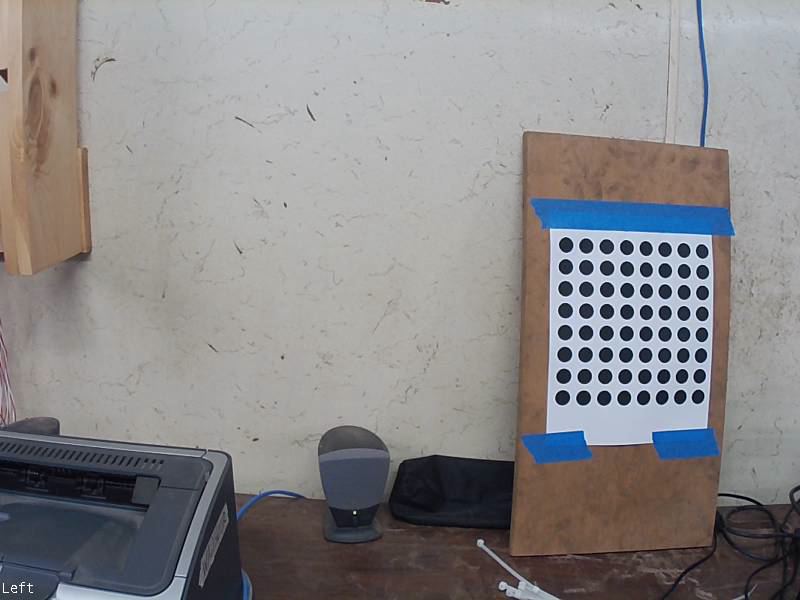
#> input picture test images/2019-10-18 stereo cal images/left/left-00001.png, 800 x 600 px, found by its file name
$ python mono_calibrator.py
#> lines starting #> are read from the running program, lines starting #| are printed output that depends on the picture
#!/usr/bin/python3
import logging
logger = logging.getLogger(__name__)
logger.debug('Importing')
import cv2
import numpy as np
logger.debug('Done')

class MonoCalibrator:
    def __init__(self, calPatternDims=(8, 8), calDotSpacingMm=(25.877, 25.877), detector=None):
        """
        calPatternDims : (int, int) - the rows,cols indicating the number of dots on the target
        calDotSpacingMm : (float,float) - in x,y, the number of millimeters between dots in x and y
        detector : a cv2.SimpleBlobDetector, or None for the default
        """
#> called with calPatternDims = (8, 8), calDotSpacingMm = (25.88, 25.88)
        if detector is None:
            self._calTargetDotDetector = self.makeDetector()
        else:
            self._calTargetDotDetector = detector

        # Set up the calibration pattern
        self._calPatternDims = calPatternDims
        # self._calPatternDims = (24, 48)  # in dots, row,col
        self._calDotSpacingMm = calDotSpacingMm
        # self._calDotSpacingMm = (25.4, 25.4)  # in mm, x,y
        self._IMAGE_SIZE = (800,600)  # in px, x,y
        self._SENSOR_DIMS = (4*0.707107,4*0.707107)  # in mm, row,col
        self._cal3spacePattern = [] #[(x,y), ...]
        # OpenCV coordinate convention: x+ rightward, y+ downward, z+ out away from camera.
        for y in range(0, self._calPatternDims[0]):
            for x in range(0, self._calPatternDims[1]):
                self._cal3spacePattern += [(x * self._calDotSpacingMm[0], y * self._calDotSpacingMm[1], 0)]
        # logger.debug("self._cal3spacePattern: " + repr(self._cal3spacePattern))

    def makeDetector(self):
        # Setup SimpleBlobDetector parameters.
        parms = cv2.SimpleBlobDetector_Params()

        # Change thresholds
        parms.minThreshold = 0;
        parms.maxThreshold = 128;

        # Filter by Area.
        parms.filterByArea = True
        parms.minArea = 5

        # Filter by Circularity
        parms.filterByCircularity = True
        parms.minCircularity = 0.25

        # Filter by Convexity
        parms.filterByConvexity = False
        parms.minConvexity = 0.9
        parms.maxConvexity = 1

        # Filter by Inertia
        parms.filterByInertia = True
        parms.minInertiaRatio = 0.5

        # logger.debug("Orig minDistBetweenBlobs: " + str(parms.minDistBetweenBlobs))
        parms.minDistBetweenBlobs = 5
        parms.blobColor = 0

        # Create a detector with the parameters
        return cv2.SimpleBlobDetector_create(parms)

    def findCameraCalibration(self, image_paths):
        """
        image_paths : list of image file paths
        return : cameraMatrix,distCoeffs if successful, or None,None if not
        """
        allPointsIn3space, allPointsInImages = self._findPointVectors(image_paths)
        if len(allPointsIn3space) > 0:
            # logger.debug("np.array(allPointsIn3space) = " + repr(np.array(allPointsIn3space)))
            allPointsIn3space = np.array(allPointsIn3space, dtype=np.float32)
            # logger.debug("allPointsIn3space = " + str(allPointsIn3space))
            # logger.debug("allPointsInImages = " + str(allPointsInImages))
            found,cameraMatrix,distCoeffs,rvecs,tvecs = cv2.calibrateCamera(allPointsIn3space, allPointsInImages, self._IMAGE_SIZE, None, None)

            # [10 lines of commented-out code are left out]
            return cameraMatrix,distCoeffs
        else:
            logger.error("Can't find any calibration patterns in any of the supplied images.  Can't compute camera calibration.")
            return None,None

    def drawPointsOnImage(self, image, points, radius = 1, color = (0,0,255), drawNums = False):
        """
        Annotate an image with points for debugging
        image : color opencv image
        points : list of coordinates in image
        radius: int, optional, marker circle size
        color: (b,g,r), opencv color
        drawNums: bool, optional, True to number the points
        """

        i = 0
        for point in points:
            # point is x,y, like : np.array([[697.77185, 396.0037 ]], dtype=float32
            # logger.debug("point: %s"%repr(point))
            cv2.circle(image, tuple(point[0]), radius, color, -1)
            if drawNums:
                cv2.putText(image, '%d'%i, tuple(point[0]), cv2.FONT_HERSHEY_SIMPLEX, 0.33, color)
            i += 1

    def _findPointVectors(self, image_paths, rowCol=False):
        """
        Get the coorinates of the dots on the calibration target

        image_paths : list of N image file paths
        rowCol : true to return points in row,col convention.  False to use x,y convention.
        returns : (<list of N copies of self._cal3spacePattern>, <list of arrays of dot coordinates in images>)
        """
#> called with rowCol = False
        allPointsInImages = []
        allPointsIn3space = []

        first_loop = True
        for image_path in image_paths:
            img = cv2.imread(image_path)
#> img is the input picture: shape (600, 800, 3); mean B, G, R 136.8, 135.8, 138
            if img is None:
                logger.warning("Couldn't open indicated input file %s."%image_path)
            else:
                points = np.array([[]])
                gridType = cv2.CALIB_CB_SYMMETRIC_GRID if self._calPatternDims[0] == self._calPatternDims[1] else cv2.CALIB_CB_ASYMMETRIC_GRID
                found,points = cv2.findCirclesGrid(img, self._calPatternDims, points, gridType, self._calTargetDotDetector)
#> found = True; points = 64 rows, first 8: [565.9, 244.7], [585.8, 245.6], [607.2, 245.7], [626.5, 247.4], [645.8, 247.8], [664.3, 249.3], [683.7, 249.6], [702, 251.3]
                if found:
                    # logger.debug("points.shape: %s"%repr(points.shape))
                    points = points[:,0,:] # This doesn't seem to actually change anything, it seems to be just a spare dimension?
#> points = 64 pairs, first value 562.2 to 702.4, second value 244.7 to 397.9
                    # findCirclesGrid returns x,y convention.  Convert to row,col
                    if rowCol:
                        points = points[:,[1,0]]
                    # logger.debug("points.shape: %s"%repr(points.shape))
                    # logger.debug(("Found " + str(len(points)) + " cal points in " + image_path) if found else "No cal pattern found in " + image_path)
                    allPointsInImages += [points]
#> allPointsInImages = 1 point arrays, longest 64 points
                    allPointsIn3space += [self._cal3spacePattern]

                    # self.drawPointsOnImage(img, points)
                    # cv2.imshow(image_path, img)
                else:
                    logger.warning("Didn't find calibration pattern in this image: %s"%image_path)
        # cv2.waitKey()

        return allPointsIn3space, allPointsInImages


if __name__ == '__main__':
    logging.basicConfig(level=logging.WARNING)
    logger.setLevel(logging.DEBUG)

    mc = MonoCalibrator()
    cal_img_dir = 'test images/2019-10-18 stereo cal images/'
    left_image_names = [
        'left/left-00001.png',
        'left/left-00002.png',
        'left/left-00004.png',
        'left/left-00005.png',
        'left/left-00006.png',
        'left/left-00010.png',
        'left/left-00011.png',
        'left/left-00012.png',
        'left/left-00013.png',
        'left/left-00019.png',
        'left/left-00021.png',
        'left/left-00022.png',
        'left/left-00023.png',
    ]
    right_image_names = [
        'right/right-00001.png',
        'right/right-00002.png',
        'right/right-00004.png',
        'right/right-00005.png',
        'right/right-00006.png',
        'right/right-00010.png',
        'right/right-00011.png',
        'right/right-00012.png',
        'right/right-00013.png',
        'right/right-00019.png',
        'right/right-00021.png',
        'right/right-00022.png',
        'right/right-00023.png',
    ]
    left_paths  = [cal_img_dir + name for name in left_image_names]
    right_paths = [cal_img_dir + name for name in right_image_names]

    lCameraMatrix, lDistCoeffs = mc.findCameraCalibration(left_paths)
    rCameraMatrix, rDistCoeffs = mc.findCameraCalibration(right_paths)

    def loopShowUndistort(paths, cameraMatrix, distCoeffs, title='Press enter for next, escape for skip'):
        for path in left_paths:
            distorted = cv2.imread(path)
            undistorted = cv2.undistort(distorted, cameraMatrix, distCoeffs)
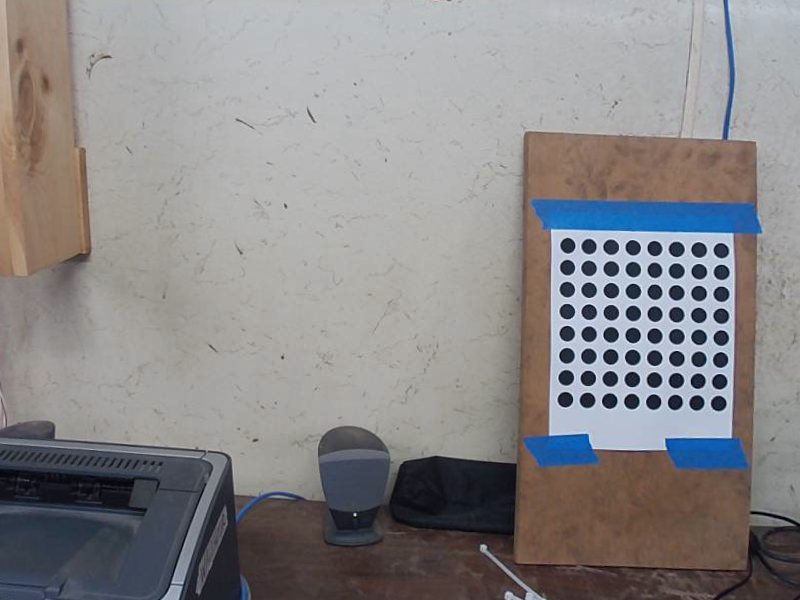
#> undistorted: shape (600, 800, 3); mean B, G, R 136.6, 135.4, 137.7
            cv2.imshow(title, undistorted)
            key = cv2.waitKey()
#> (key Esc is pressed here)
            if key == 27:
                return

    # Test/debug
    if lDistCoeffs is not None:
        logger.info("Got left calibration.")
        loopShowUndistort(left_paths, lCameraMatrix, lDistCoeffs, "Left camera; press escape to see right camera, any other key to see other images.")
    else:
        # Debug
        logger.info("Failed to calibrate left camera; will step through with dots shown.")

        #

    if rDistCoeffs is not None:
        logger.info("Got right calibration.")
        loopShowUndistort(right_paths, rCameraMatrix, rDistCoeffs, "Right camera; press escape to quit, any other key to see other images.")
    else:
        # Debug
        logger.info("Failed to calibrate right camera.")

    # cv2.waitKey()
